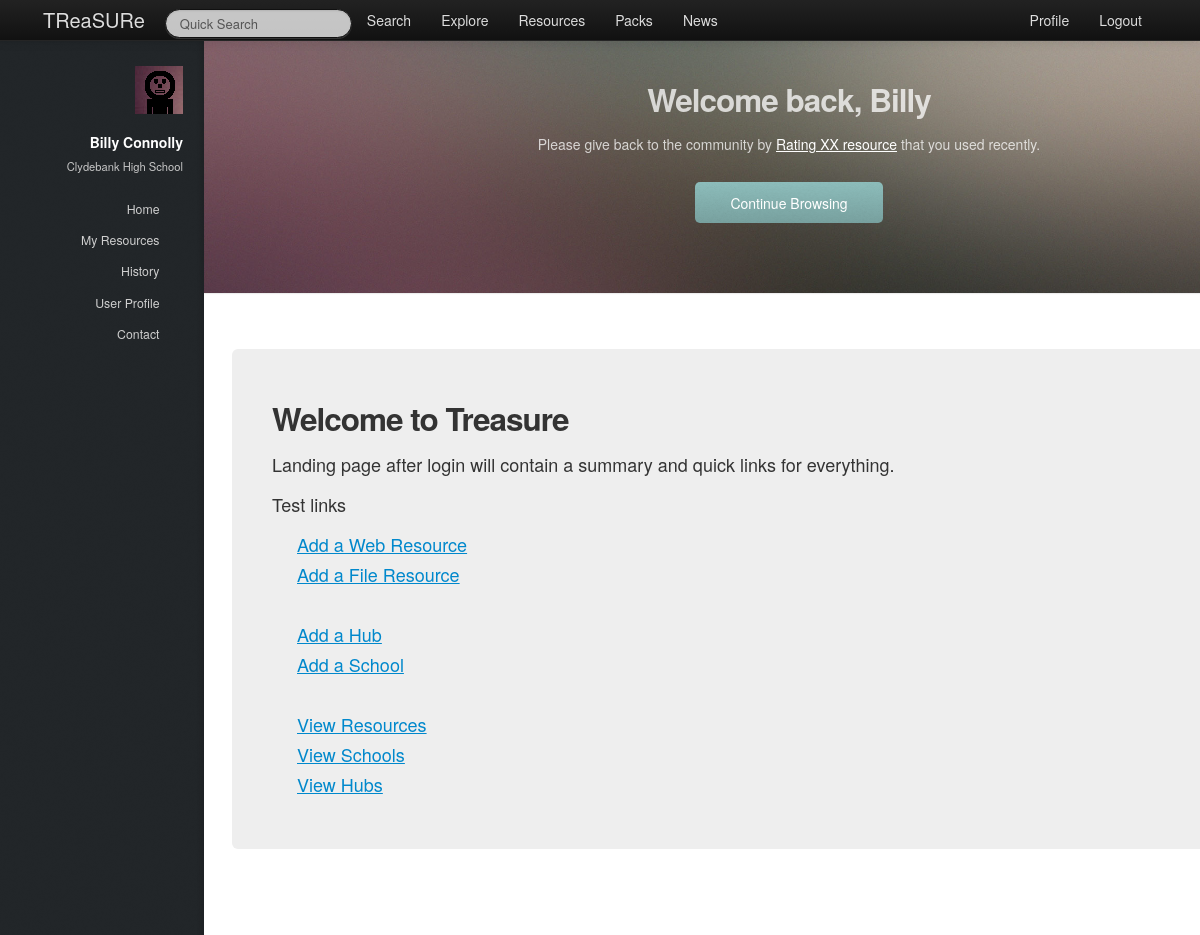
The page /treasure/ (signed in) on the database its author committed.
### treasure/models.py (models this page shows, shortened)
class Teacher(models.Model):
    user = models.OneToOneField(User)
    firstname = models.CharField(max_length=128)
    surname = models.CharField(max_length=128)
    school = models.ForeignKey(School, null=True)
    hubs = models.ManyToManyField(Hub, null=True)

class School(models.Model):
    name = models.CharField(max_length=128)
    town = models.CharField(max_length=128)
    address = models.TextField()
    latitude = models.FloatField()
    longitude = models.FloatField()
    def __unicode__(self):
        return self.name

### treasure/views.py (the view)
def index(request):
    context = RequestContext(request)
    context_dict = sidebar(request)
    return render_to_response('treasure/index.html', context_dict, context)

### treasure/views.py (called while the page is built)
def sidebar(request):
    context_dict = {}
    try:
        userid = request.user.id
        teacher = Teacher.objects.get(user = userid)
        context_dict['user_firstname'] = teacher.firstname
        context_dict['user_surname'] = teacher.surname
        context_dict['user_school'] = teacher.school
    except Teacher.DoesNotExist:
        context_dict['user_firstname'] = ""
        context_dict['user_surname'] = ""
        context_dict['school'] = ""
    return context_dict

### templates/treasure/index.html (shortened to what this page needs)
{% extends 'treasure/base.html' %}
{% load static %}
{% block notification%}
<section id="top" class="one dark cover">
	<div class="container">
		<header>
			<h2 class="alt">Welcome back, {{ user_firstname }}</a></h2>
			<p>Please give back to the community by <u><a href="/treasure/resource/1">Rating XX resource</a></u> that you used recently.</p>
		</header>
		<footer>
			<a href="#MainPage" class="button scrolly" id="continue-browsing">Continue Browsing</a>
		</footer>
	</div>
</section>
{% endblock %}
{% block body_block %}
<div class="hero-unit">
    <h2>Welcome to Treasure</h2>
    <p>Landing page after login will contain a summary and quick links for everything.</p>
    <div class="row-fluid">
    {% if user.is_authenticated %}
        <p>Test links</p>
        <ul>
            <li><a href="/treasure/add_web_resource">Add a Web Resource</a></li>
        	<li><a href="/treasure/add_file_resource">Add a File Resource</a></li>
            <li><br></li>
        	<li><a href="/treasure/add_hub">Add a Hub</a></li>
        	<li><a href="/treasure/add_school">Add a School</a></li>
        	<li><br></li>
            <li><a href="/treasure/resources">View Resources</a></li>
            <li><a href="/treasure/schools">View Schools</a></li>
            <li><a href="/treasure/hubs">View Hubs</a></li>
        </ul>
    {% else %}
        <h3>Please <a href="/treasure/login">Login</a> or <a href="/treasure/register">Register</a></li>.</h3>
    {% endif %}
    </div>
</div>
{% endblock %}

### templates/treasure/base.html (shortened to what this page needs)
<!DOCTYPE html>
{% load static %}
<html>
    <head>
		<link rel="stylesheet" href="http://cdn.datatables.net/1.10.2/css/jquery.dataTables.min.css"></style>
        <link href="{% static 'css/bootstrap-fluid-adj.css' %}" rel="stylesheet">
        <link href="{% static 'sidebar/css/main.css' %}" rel="stylesheet">
        <link href="{% static 'css/bootstrap.min.css' %}" rel="stylesheet" media="screen">
        <link rel="stylesheet" href="http://getbootstrap.com/examples/sticky-footer-navbar/sticky-footer-navbar.css">
        <link href="{% static 'css/bootstrap-responsive.css' %}" rel="stylesheet">
        <link href="{% static 'css/treasure.css' %}" rel="stylesheet">
    </head>
    <body>
        <div class="navbar navbar-inverse navbar-fixed-top">
           <div class="navbar-inner">
               <div class="container">
                   <a class="brand" href="/treasure/">TReaSURe</a>
                   <div class="nav-collapse collapse">
                       <ul class="nav pull-right">
                            {% if user.is_authenticated %}
                                <li><a href="/treasure/profile">Profile</a></li>
                            	<li><a href="/treasure/logout">Logout</a></li>
                            {% else %}
                            	<li><a href="/treasure/login">Login</a></li>
                            	<li><a href="/treasure/register">Register</a></li>
                            {% endif %}
                       </ul>
                       <ul class="nav">
                       {% if user.is_authenticated %}
                           <form class="navbar-search pull-left" action="">
						 		<input class="search-query span2" placeholder="Quick Search" type="text">
						   </form>
                           <li><a href="/treasure/search">Search</a></li>
                           <li><a href="/treasure/explore">Explore</a></li>
                           <li><a href="/treasure/resources">Resources</a></li>
                           <li><a href="/treasure/packs">Packs</a></li>
                       {% endif %}
                           <li><a href="/treasure/about">News</a></li>
                       </ul>
                   </div>
               </div>
           </div>
        </div>
        <div>
				<div id="header">
					<div class="top">
                       {% if user.is_authenticated %}
							<div id="logo">
								<span class="image avatar48"><img src="{% static 'images/avatar.jpg' %}" alt="user avatar" /></span>
								<h1 id="title">{{ user_firstname }} {{ user_surname }}</h1>
								<p>{{ user_school }}</p>
							</div>
	                   {% endif %}
                        <nav id="nav">
							<ul>
								{% if user.is_authenticated %}
									<li><a href="/treasure/" id="home-link" class="skel-layers-ignoreHref"><span>Home</span></a></li>
									<li><a href="/treasure/resources" class="skel-layers-ignoreHref"><span>My Resources</span></a></li>
									<li><a href="/treasure/about" class="skel-layers-ignoreHref"><span>History</span></a></li>
									<li><a href="/treasure/profile" class="skel-layers-ignoreHref"><span>User Profile</span></a></li>
									<li><a href="#contact" class="skel-layers-ignoreHref"><span>Contact</span></a></li>
								{% else %}
									<li><a href="/treasure/login"><span>Login</span></a></li>
									<li><a href="/treasure/register" class="skel-layers-ignoreHref"><span>Register</span></a></li>
								{% endif %}
							</ul>
						</nav>
					</div>
				</div>
			<div id="main">
				{% if user.is_authenticated %}
					{% block notification%}{% endblock%}
				{% endif %}
				<section id="MainPage">
                    <div class="container">
                        {% block body_block%}{% endblock%}
                    </div>
                </section>
            </div>
        </div>
    </body>
</html>

### static/css/treasure.css (style rules this page uses)
a { text-decoration:underline; }
.brand { text-decoration:none; }
#top { text-align:center !important; }
form input[type="text"], form input[type="email"], form input[type="password"], form select, form textarea { height: auto !important; }
.hero-unit { padding: 40px; }
.navbar-inverse .brand,.navbar-inverse .nav>li>a { color:#ddd; }
.navbar-inverse .brand { color:#ddd; }
#nav ul li a { color: rgba(207, 207, 207, 1); }
#logo p { color: rgba(198, 198, 198, 1); }

### rows shown on the page
Teacher: firstname "Billy", surname "Connolly"
School: name "Clydebank High School"
